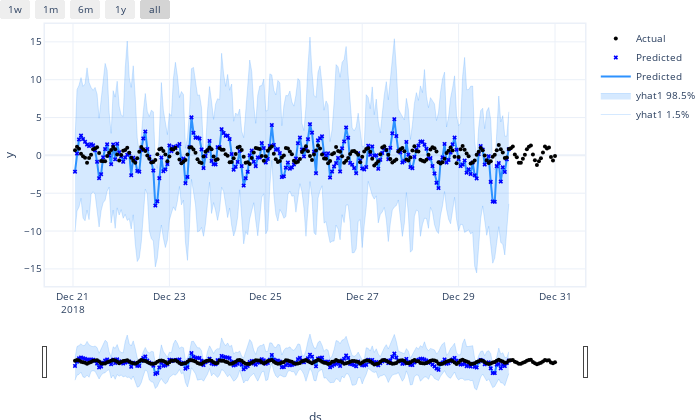

Notebook code for this chart:
### Markdown cell above
### 4.1 Model plots
NeuralProphet includes plot functions to explore the forecasted data. For an overview over the plot functions see the [Visualizing tutorial](https://neuralprophet.com/how-to-guides/feature-guides/plotly.html).

### Code cell
m.highlight_nth_step_ahead_of_each_forecast(1).plot(forecast.iloc[-10*24:])

### Figure 1 — Plotly figure (JSON) as saved in the notebook; plotly's stock layout.template omitted (floating-point values rounded to 4 significant figures; data arrays with more than 128 entries replaced by an {"elided": "..."} marker saying what was removed)
{"data": [{"fillcolor": "rgba(45, 146, 255, 0.2)", "line": {"color": "rgba(45, 146, 255, 0.2)", "width": 1}, "mode": "lines", "name": "yhat1 1.5%", "type": "scatter", "x": {"elided": "240 str values"}, "y": {"elided": "240 float values"}}, {"fill": "tonexty", "fillcolor": "rgba(45, 146, 255, 0.2)", "line": {"color": "rgba(45, 146, 255, 0.2)", "width": 1}, "mode": "lines", "name": "yhat1 98.5%", "type": "scatter", "x": {"elided": "240 str values"}, "y": {"elided": "240 float values"}}, {"line": {"color": "#2d92ff", "width": 2}, "mode": "lines", "name": "Predicted", "type": "scatter", "x": {"elided": "240 str values"}, "y": {"elided": "240 float values"}}, {"marker": {"color": "blue", "size": 4, "symbol": "x"}, "mode": "markers", "name": "Predicted", "type": "scatter", "x": {"elided": "240 str values"}, "y": {"elided": "240 float values"}}, {"marker": {"color": "black", "size": 4}, "mode": "markers", "name": "Actual", "type": "scatter", "x": {"elided": "240 str values"}, "y": {"elided": "240 float values"}}], "layout": {"autosize": true, "font": {"size": 10}, "height": 420, "hovermode": "x unified", "margin": {"b": 0, "l": 0, "pad": 0, "r": 10, "t": 10}, "showlegend": true, "title": {"font": {"size": 12}}, "width": 700, "xaxis": {"linewidth": 1.5, "mirror": true, "rangeselector": {"buttons": [{"count": 7, "label": "1w", "step": "day", "stepmode": "backward"}, {"count": 1, "label": "1m", "step": "month", "stepmode": "backward"}, {"count": 6, "label": "6m", "step": "month", "stepmode": "backward"}, {"count": 1, "label": "1y", "step": "year", "stepmode": "backward"}, {"step": "all"}]}, "rangeslider": {"visible": true}, "showline": true, "title": {"text": "ds"}, "type": "date"}, "yaxis": {"linewidth": 1.5, "mirror": true, "showline": true, "title": {"text": "y"}}}}
